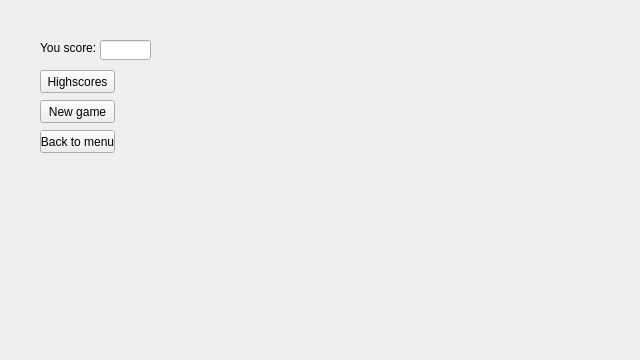
<?xml version="1.0" encoding="UTF-8"?>
<ui version="4.0">
 <class>Form</class>
 <widget class="QWidget" name="Form">
  <property name="geometry">
   <rect>
    <x>0</x>
    <y>0</y>
    <width>640</width>
    <height>360</height>
   </rect>
  </property>
  <widget class="QLabel" name="label">
   <property name="geometry">
    <rect>
     <x>40</x>
     <y>40</y>
     <width>61</width>
     <height>16</height>
    </rect>
   </property>
   <property name="text">
    <string>You score:</string>
   </property>
  </widget>
  <widget class="QPushButton" name="pushButton">
   <property name="geometry">
    <rect>
     <x>40</x>
     <y>70</y>
     <width>75</width>
     <height>23</height>
    </rect>
   </property>
   <property name="text">
    <string>Highscores</string>
   </property>
  </widget>
  <widget class="QPushButton" name="pushButton_2">
   <property name="geometry">
    <rect>
     <x>40</x>
     <y>100</y>
     <width>75</width>
     <height>23</height>
    </rect>
   </property>
   <property name="text">
    <string>New game</string>
   </property>
  </widget>
  <widget class="QLineEdit" name="lineEdit">
   <property name="geometry">
    <rect>
     <x>100</x>
     <y>40</y>
     <width>51</width>
     <height>20</height>
    </rect>
   </property>
  </widget>
  <widget class="QPushButton" name="pushButton_3">
   <property name="geometry">
    <rect>
     <x>40</x>
     <y>130</y>
     <width>75</width>
     <height>23</height>
    </rect>
   </property>
   <property name="text">
    <string>Back to menu</string>
   </property>
  </widget>
 </widget>
 <resources/>
 <connections/>
</ui>
